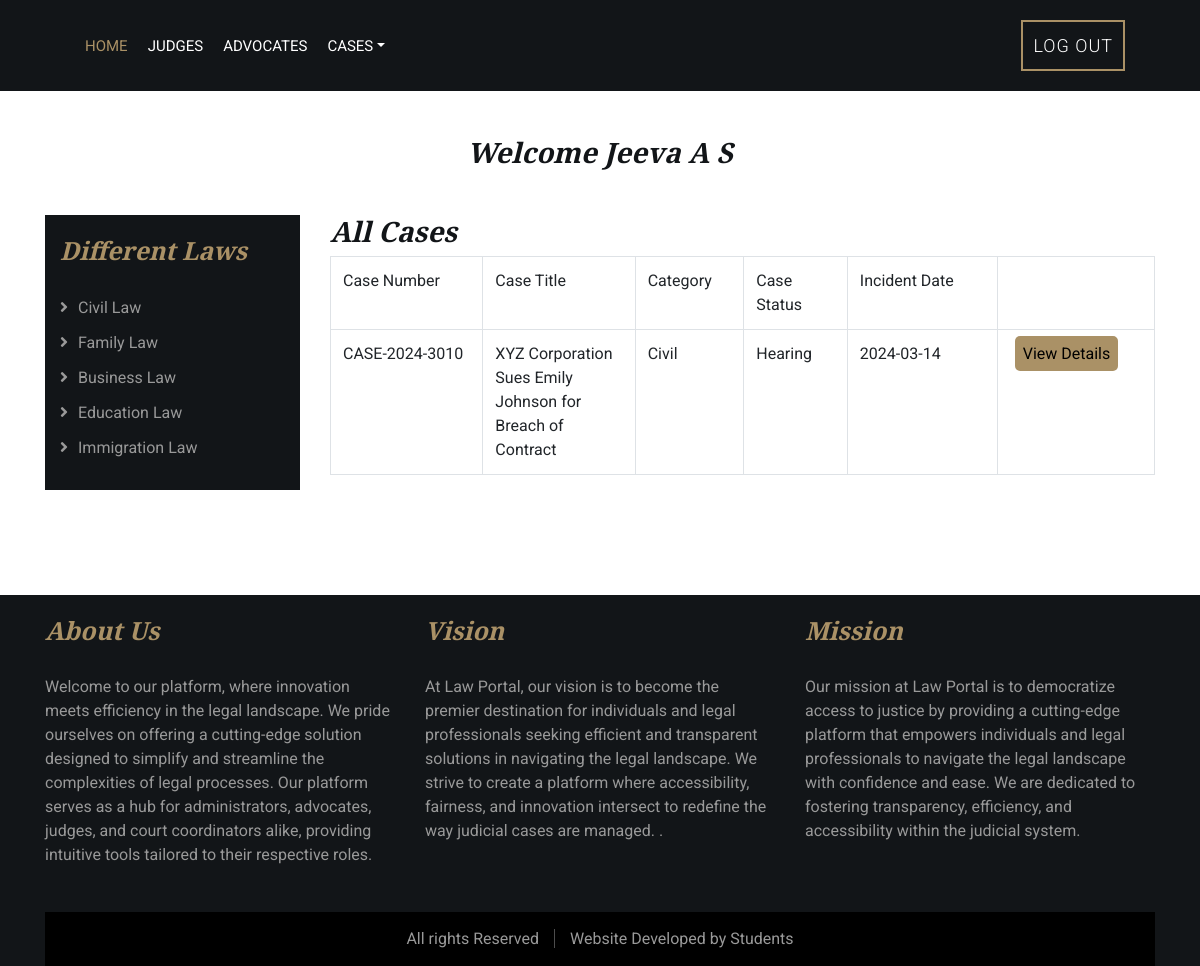
Screenshot of /phpfiles/view_all_cases_coordinator.php (signed in) with the database file from the repository.
### tables this page shows
CREATE TABLE `coordinator_details` (
  `id` int(11) NOT NULL,
  `user_id` int(11) NOT NULL,
  `name` varchar(150) NOT NULL,
  `email` varchar(150) NOT NULL,
  `phone` varchar(20) NOT NULL,
  `gender` varchar(20) NOT NULL,
  `experience` varchar(200) NOT NULL,
  `qualification` varchar(200) NOT NULL
);

CREATE TABLE `case_details` (
  `case_id` int(11) NOT NULL,
  `case_number` varchar(100) DEFAULT NULL,
  `case_title` varchar(200) DEFAULT NULL,
  `description` varchar(500) NOT NULL,
  `category` varchar(100) DEFAULT NULL,
  `filing_date` varchar(50) DEFAULT NULL,
  `defendant_name` varchar(150) NOT NULL,
  `case_status` varchar(50) DEFAULT NULL,
  `incident_date` varchar(50) NOT NULL,
  `user_id` int(11) NOT NULL,
  `created_date` datetime NOT NULL DEFAULT current_timestamp(),
  `defendent_id` int(11) DEFAULT NULL
);

### phpfiles/user_auth.php (called while the page is built, shortened)
<?php
if(isset($_SESSION['uid']))
{
	$user=$_SESSION['uid'];
}
?>

### phpfiles/view_all_cases_coordinator.php (the view)
<?php
include("user_auth.php");
include('coordinator_header.php');
if(!isset($user))
{
	echo "<script>window.location='../index.php'</script>";
}
else
{
		$sql="SELECT * FROM case_details where case_status !='Pending'";
		$result=$con->query($sql);
?>
            <div class="service">
                <div class="container">
                    <div class="section-header">
					<h3>Welcome <?php echo $usern['name']; ?></h3>
                    </div>
					<div class="row">
					<?php include('laws.php'); ?>
						<div class="col-lg-9">
					<div class="row">
						<div class="col-12">
						<h3>All Cases</h3>
						<table class="table table-bordered">
							<tr>
								<td width="125">Case Number</td>
								<td width="125">Case Title</td>
								<td width="61">Category</td>
								<td width="85">Case Status</td>
								<td width="123">Incident Date</td>
								<td width="129"></td>
						    </tr>
							<?php
					while($row=$result->fetch_assoc())
					{
						?>
							<tr>
								<td><?php echo $row['case_number']; ?></td>
								<td><?php if($row['case_title']==NULL) {echo "Unknown Title";} else { echo $row['case_title']; } ?></td>
								<td><?php echo $row['category']; ?></td>
								<td><?php echo $row['case_status']; ?></td>
								<td><?php echo $row['incident_date']; ?></td>
								<td>
									<a href="view_case_details_co_ordinator.php?case_id=<?php echo $row['case_id'];  ?>" style="background-color: #aa9166; color: black;padding: 8px; margin-left: 5px; border-radius: 5px">View Details</a>
								</td>
						    </tr>
						<?php } ?>
						</table>
					</div>
					</div>
						</div>
					</div>
                </div>
            </div>
            <?php include('footer2.php'); } ?>

### template/css/style.css (style rules this page uses)
body { color: #666666; background: #ffffff; font-family: 'Roboto', sans-serif; font-weight: 400; }
h1, h2, h3, h4, h5, h6 { font-family: 'EB Garamond', serif; font-weight: 600; font-style: italic; color: #121518; }
a { color: #454545; transition: .3s; }
.section-header { position: relative; width: 100%; text-align: center; margin-bottom: 45px; }
.service { position: relative; width: 100%; padding: 45px 0 15px 0; }

### rows the page displays
coordinator_details: name "Jeeva A S"
case_details: case_number "CASE-2024-3010", case_title "XYZ Corporation Sues Emily Johnson for Breach of Contract", category "Civil", case_status "Hearing", incident_date "2024-03-14"
